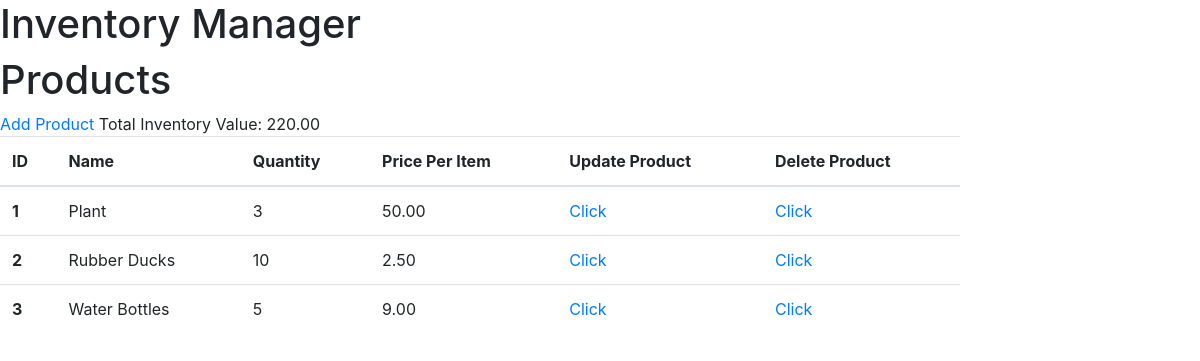
The app's page /, older data.
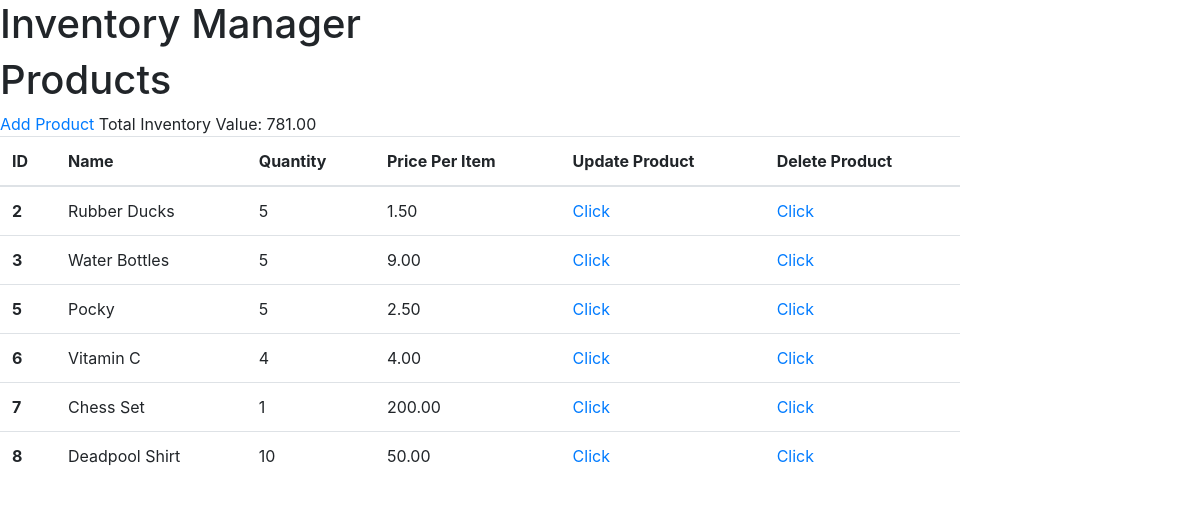
The same page, newer data.
### tables this page shows
CREATE TABLE product (
  id INTEGER PRIMARY KEY AUTOINCREMENT,
  productName TEXT NOT NULL,
  price INTEGER NOT NULL,
  quantity INTEGER NOT NULL,
  added TIMESTAMP NOT NULL DEFAULT CURRENT_TIMESTAMP
);

### productmanager/inventory.py (the view)
@bp.route('/')
def index():
    db = get_db()
    products = db.execute(
        ' SELECT id, productName, printf("%.2f", price) AS price, quantity, added'
        ' FROM product'
        ' ORDER BY added ASC'
    ).fetchall()
    inventory_val = get_value()
    return render_template('inventory/index.html', products = products, inventory_val=inventory_val)

### productmanager/db.py (called while the page is built)
def get_db():
    if 'db' not in g:
        g.db = sqlite3.connect(
            current_app.config['DATABASE'],
            detect_types=sqlite3.PARSE_DECLTYPES
        )
        g.db.row_factory = sqlite3.Row
    return g.db

### productmanager/inventory.py (called while the page is built)
def get_value():
    inventory_value = 0
    db = get_db()
    prices = db.execute(
        ' SELECT printf("%.2f", price) AS price, quantity '
        ' FROM product '
    ).fetchall()
    if inventory_value is None:
        inventory_value = 'Error retrieving inventory value.'
    else:
        for item in prices:
            inventory_value = inventory_value + (Decimal(item[0]) * int(item[1]))
    return inventory_value

### productmanager/templates/inventory/index.html
{% extends 'base.html' %}
{% block header %}
  <h1>{% block title %}Products{% endblock %}</h1>
  <a class="action" href="{{ url_for('inventory.add') }}">Add Product</a>
  Total Inventory Value: {{inventory_val}}
{% endblock %}
{% block content %}
<table class= "table table-hover" style="width: 80%;">
    <thead>
        <tr>
            <th scope="col">ID</th>
            <th scope="col">Name</th>
            <th scope="col">Quantity</th>
            <th scope="col">Price Per Item</th>
            <th scope="col">Update Product</th>
            <th scope="col">Delete Product</th>
        </tr>
    </thead>
    <tbody>
        {% for product in products %}
            <tr>
            <th scope="row">{{product.id}}</th>
                <td>{{product.productName}}</td>
                <td>{{product.quantity}}</td>
                <td>{{product.price}}</td>
                <td><a class="action" href="{{ url_for('inventory.update', id=product.id) }}">Click</a>
                <td><a class="action" href="{{ url_for('inventory.delete', id=product.id) }}">Click</a>
            </tr>
        {% endfor %}
    </tbody>
  </table>
{% endblock %}

### productmanager/templates/base.html (shortened to what this page needs)
<!doctype html>
<link rel="stylesheet" href="https://stackpath.bootstrapcdn.com/bootstrap/4.1.3/css/bootstrap.min.css">
<nav>
  <h1>Inventory Manager</h1>
</nav>
<section class="content">
  <header>
    {% block header %}{% endblock %}
  </header>
  {% block content %}{% endblock %}
</section>

Row changes from the older to the newer data that the page shows:
removed product: id "1", productName "Plant", quantity "3", price "50.00"
changed product "Rubber Ducks": quantity "10" → "5"; price "2.50" → "1.50"
added product: id "5", productName "Pocky", quantity "5", price "2.50"
added product: id "6", productName "Vitamin C", quantity "4", price "4.00"
added product: id "7", productName "Chess Set", quantity "1", price "200.00"
added product: id "8", productName "Deadpool Shirt", quantity "10", price "50.00"
Text that changed along with them:
{{ inventory_val }}: "220.00" → "781.00"
